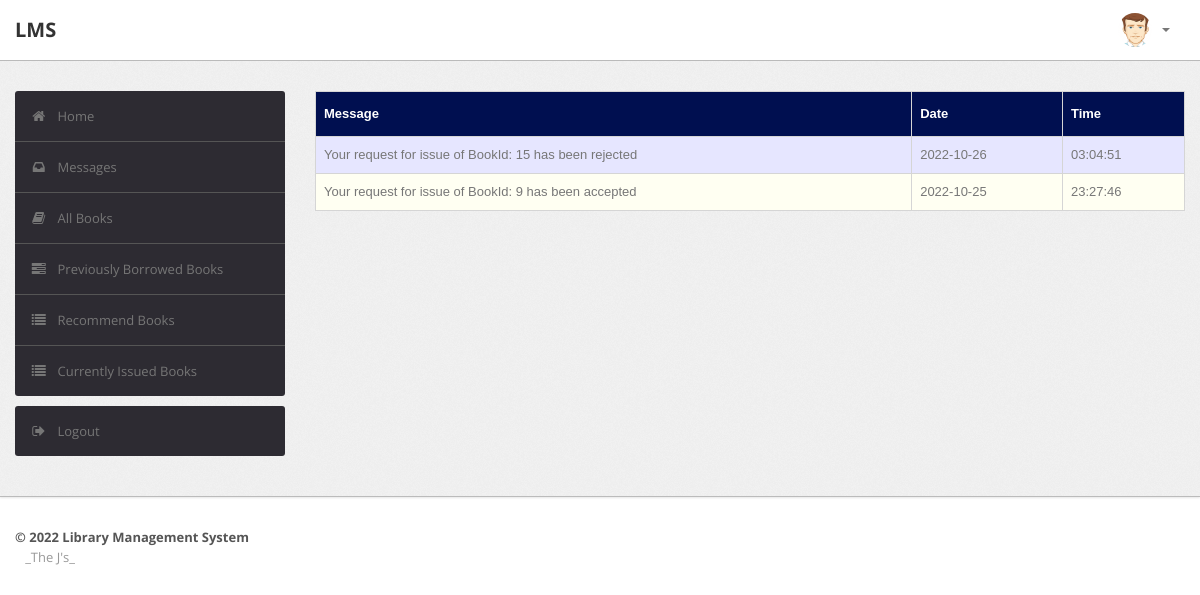
/faculty/message.php (signed in), run on the app's committed database.
### tables this page shows
CREATE TABLE `message` (
  `M_Id` int(10) NOT NULL,
  `RollNo` varchar(50) DEFAULT NULL,
  `Msg` varchar(255) DEFAULT NULL,
  `Date` date DEFAULT NULL,
  `Time` time DEFAULT NULL
);

### faculty/message.php (the view, shortened to what this page needs)
<?php
require('dbconn.php');
?>
<?php
if ($_SESSION['RollNo']) {
    ?>
<!DOCTYPE html>
<html lang="en">
    <head>
        <link type="text/css" href="bootstrap/css/bootstrap.min.css" rel="stylesheet">
        <link type="text/css" href="bootstrap/css/bootstrap-responsive.min.css" rel="stylesheet">
        <link type="text/css" href="css/theme.css" rel="stylesheet">
        <link type="text/css" href="images/icons/css/font-awesome.css" rel="stylesheet">
    </head>
    <body>
        <div class="navbar navbar-fixed-top">
            <div class="navbar-inner">
                <div class="container">
                        <a class="brand" href="index.php">LMS </a>
                    <div class="nav-collapse collapse navbar-inverse-collapse">
                        <ul class="nav pull-right">
                            <li class="nav-user dropdown"><a href="#" class="dropdown-toggle" data-toggle="dropdown">
                                <img src="images/user.png" class="nav-avatar" />
                                <b class="caret"></b></a>
                            </li>
                        </ul>
                    </div>
                </div>
            </div>
        </div>
        <div class="wrapper">
            <div class="container">
                <div class="row">
                    <div class="span3">
                        <div class="sidebar">
                            <ul class="widget widget-menu unstyled">
                                <li class="active"><a href="index.php"><i class="menu-icon icon-home"></i>Home
                                </a></li>
                                 <li><a href="message.php"><i class="menu-icon icon-inbox"></i>Messages</a>
                                </li>
                                <li><a href="book.php"><i class="menu-icon icon-book"></i>All Books </a></li>
                                <li><a href="history.php"><i class="menu-icon icon-tasks"></i>Previously Borrowed Books </a></li>
                                <li><a href="recommendations.php"><i class="menu-icon icon-list"></i>Recommend Books </a></li>
                                <li><a href="current.php"><i class="menu-icon icon-list"></i>Currently Issued Books </a></li>
                            </ul>
                            <ul class="widget widget-menu unstyled">
                                <li><a href="logout.php"><i class="menu-icon icon-signout"></i>Logout </a></li>
                            </ul>
                        </div>
                    </div>
                    <div class="span9">
                        <table class="table" id = "tables">
                                  <thead>
                                    <tr>
                                      <th>Message</th>
                                      <th>Date</th>
                                      <th>Time</th>
                                    </tr>
                                  </thead>
                                  <tbody>
                                    <?php
                                    $rollno=$_SESSION['RollNo'];
                            $sql="select * from LMS.message where RollNo='$rollno' order by Date DESC,Time DESC";
                            $result=$conn->query($sql);
                            while($row=$result->fetch_assoc())
                            {
                                $msg=$row['Msg'];
                                $date=$row['Date'];
                                $time=$row['Time'];
                            ?>
                                    <tr>
                                      <td><?php echo $msg ?></td>
                                      <td><?php echo $date ?></td>
                                      <td><?php echo $time ?></td>
                                    </tr>
                               <?php } ?>
                               </tbody>
                                </table>
                            </div>
                </div>
            </div>
        </div>
<div class="footer">
            <div class="container">
                <b class="copyleft">&copy; 2022 Library Management System </b> <br>&nbsp;&nbsp; _The J's_
            </div>
        </div>
    </body>
</html>
<?php }
else {
    echo "<script type='text/javascript'>alert('Access Denied!!!')</script>";
} ?>

### faculty/css/theme.css (style rules this page uses)
#tables { font-family: "Trebuchet MS", Arial, Helvetica, sans-serif; border-collapse: collapse; width: 100%; }
#tables td, #tables th { border: 1px solid #ddd; padding: 8px; }
#tables tr:nth-child(even) { background-color: #fffff2; }
#tables tr:nth-child(odd) { background-color: #e6e6ff; }
#tables th { padding-top: 12px; padding-bottom: 12px; text-align: left; background-color: #000F50; color: white; }
body { font-size: 13px; font-family: 'Open Sans', Arial, sans-serif; background: #fff; color: #777 }
strong, b { color: #555 }
.wrapper { background: url(../images/bg.png) #eee; border-bottom: 1px solid #bbb; -webkit-box-shadow: 0 1px 2px rgba(0,0,0,0.1); -moz-box-shadow: 0 1px 2px rgba(0,0,0,0.1); box-shadow: 0 1px 2px rgba(0,0,0,0.1); padding: 30px 0 }
.footer { color: #999; padding: 30px 0 60px }
body [class^="icon-"], body [class*=" icon-"] { font-size: 14px; line-height: 20px; height: 20px }
.navbar { position: static!important; margin: 0!important }
.navbar .navbar-inner { background: #fff; border-bottom: 1px solid #bbb; -webkit-box-shadow: 0 1px 2px rgba(0,0,0,0.15); -moz-box-shadow: 0 1px 2px rgba(0,0,0,0.15); box-shadow: 0 1px 2px rgba(0,0,0,0.15) }
.navbar .brand { color: #333; font-weight: bold; font-size: 20px; margin-right: 20px; padding: 20px }
.navbar .nav>li>a { padding: 20px 15px; font-weight: bold; color: #777 }
.nav-user>a { height: 20px }
.nav-avatar { width: 34px; height: 34px; margin: -7px 5px 0 0; -webkit-border-radius: 50%; -moz-border-radius: 50%; border-radius: 50% }
.table { margin-bottom: 0 }
.table th, .table td { border-color: #d5d5d5!important }
.widget-menu { background: #fff; -webkit-border-radius: 3px; -moz-border-radius: 3px; border-radius: 3px; overflow: hidden }
.widget-menu a { color: #555; display: block; line-height: 20px; padding: 15px; text-decoration: none!important }
.widget-menu .menu-icon { margin-right: 10px; color: #767676; -webkit-transition: all .2s ease-in-out; -moz-transition: all .2s ease-in-out; transition: all .2s ease-in-out; }
.widget-menu>li+li { border-top: 1px solid #555 }
.widget-menu>li>a { background-color: #2d2b32; color: #767676; -webkit-transition: all .2s ease-in-out; -moz-transition: all .2s ease-in-out; transition: all .2s ease-in-out; }

### data on the page
message: Msg "Your request for issue of BookId: 15 has been rejected", Date "2022-10-26", Time "03:04:51"
message: Msg "Your request for issue of BookId: 9 has been accepted", Date "2022-10-25", Time "23:27:46"
